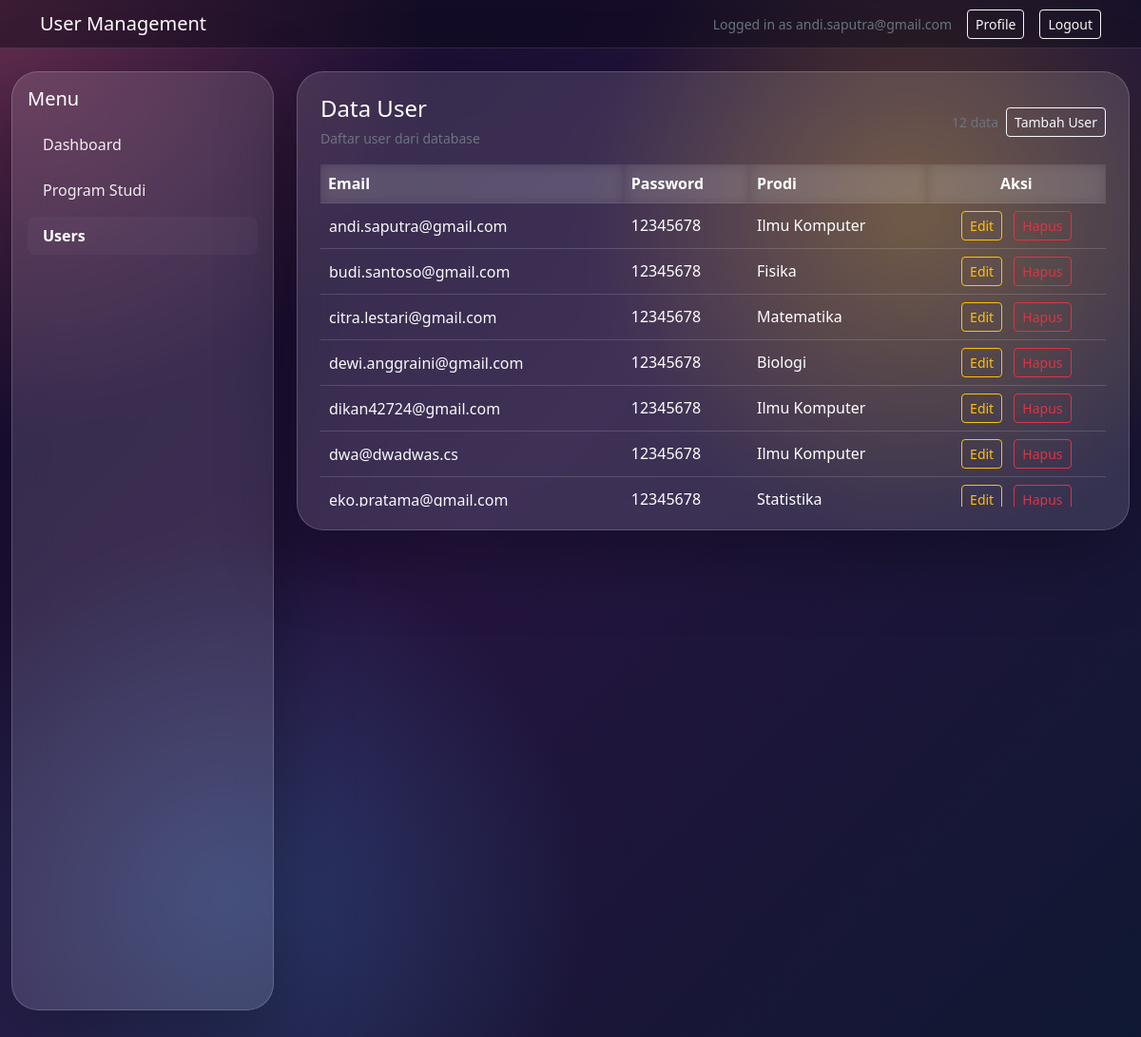
/user.php (signed in), run on the app's committed database.
### tables this page shows
CREATE TABLE `user_tbl` (
  `user_id` int(11) NOT NULL,
  `email` varchar(255) NOT NULL,
  `password` varchar(255) NOT NULL,
  `prodi_id` int(11) NOT NULL
);

CREATE TABLE `prodi_tbl` (
  `prodi_id` int(11) NOT NULL,
  `nama_prodi` varchar(255) NOT NULL
);

### user.php (the view, shortened to what this page needs)
<?php
$dbHost = 'localhost';
$dbUser = 'root';
$dbPassword = '';
$dbName = 'pemweb_db';
$email = $_SESSION['email'] ?? 'User';
$error = '';
$conn = new mysqli($dbHost, $dbUser, $dbPassword, $dbName);
$users = [];
if ($error === '') {
	$userResult = $conn->query('SELECT u.user_id, u.email, u.password, u.prodi_id, p.nama_prodi FROM user_tbl u LEFT JOIN prodi_tbl p ON p.prodi_id = u.prodi_id ORDER BY u.email ASC');
	if ($userResult) {
		while ($row = $userResult->fetch_assoc()) {
			$users[] = $row;
		}
	}
}
?>
<!doctype html>
<html lang="en">
<head>
	<link rel="stylesheet" href="css/bootstrap.min.css">
</head>
<body>
	<nav class="navbar navbar-expand-lg navbar-dark" style="background: rgba(10, 10, 20, 0.45); backdrop-filter: blur(16px); border-bottom: 1px solid rgba(255, 255, 255, 0.12);">
		<div class="container">
			<span class="navbar-brand mb-0 h1">User Management</span>
			<div class="ms-auto d-flex align-items-center gap-3">
				<span class="text-secondary small">Logged in as <?php echo htmlspecialchars($email, ENT_QUOTES, 'UTF-8'); ?></span>
				<a href="profile.php" class="btn btn-outline-light btn-sm">Profile</a>
				<a href="dashboard.php?logout=1" class="btn btn-outline-light btn-sm">Logout</a>
			</div>
		</div>
	</nav>
	<main class="container-fluid py-4">
		<div class="row g-4">
			<aside class="col-12 col-md-3 mb-4">
				<div class="p-3 hero-glass sidebar">
					<h5 class="mb-3">Menu</h5>
					<ul class="nav flex-column">
						<li class="nav-item mb-2"><a class="nav-link" href="dashboard.php">Dashboard</a></li>
						<li class="nav-item mb-2"><a class="nav-link" href="program_studi.php">Program Studi</a></li>
						<li class="nav-item mb-2"><a class="nav-link active" href="user.php">Users</a></li>
					</ul>
				</div>
			</aside>
			<section class="col-12 col-md-9">
				<div class="row g-4">
					<div class="col-12">
						<div class="card hero-glass p-4 h-100">
					<div class="d-flex justify-content-between align-items-center mb-3">
						<div>
							<h4 class="mb-1">Data User</h4>
							<small class="text-secondary">Daftar user dari database</small>
						</div>
						<div class="d-flex align-items-center gap-2">
							<div class="text-secondary small"><?php echo count($users); ?> data</div>
							<button type="button" class="btn btn-outline-light btn-sm" data-bs-toggle="modal" data-bs-target="#userModal">Tambah User</button>
						</div>
					</div>
						<div class="table-responsive">
						<table class="table table-glass align-middle mb-0">
							<thead>
								<tr>
									<th>Email</th>
									<th>Password</th>
									<th>Prodi</th>
									<th class="text-center">Aksi</th>
								</tr>
							</thead>
							<tbody>
								<?php if (count($users) > 0): ?>
									<?php foreach ($users as $user): ?>
										<tr>
											<td>
												<button type="button" class="btn btn-link text-light text-decoration-none p-0" style="cursor: pointer;" data-bs-toggle="modal" data-bs-target="#editUserModal<?php echo htmlspecialchars($user['user_id'], ENT_QUOTES, 'UTF-8'); ?>">
													<?php echo htmlspecialchars($user['email'] ?? '', ENT_QUOTES, 'UTF-8'); ?>
												</button>
											</td>
											<td><?php echo htmlspecialchars($user['password'] ?? '', ENT_QUOTES, 'UTF-8'); ?></td>
											<td><?php echo htmlspecialchars($user['nama_prodi'] ?? '-', ENT_QUOTES, 'UTF-8'); ?></td>
											<td class="text-center">
												<button type="button" class="btn btn-sm btn-outline-warning me-2" data-bs-toggle="modal" data-bs-target="#editUserModal<?php echo htmlspecialchars($user['user_id'], ENT_QUOTES, 'UTF-8'); ?>">Edit</button>
												<a href="user.php?delete=<?php echo htmlspecialchars($user['user_id'], ENT_QUOTES, 'UTF-8'); ?>" class="btn btn-sm btn-outline-danger" onclick="return confirm('Apakah Anda yakin ingin menghapus user ini?');">Hapus</a>
											</td>
										</tr>
									<?php endforeach; ?>
								<?php else: ?>
									<tr>
										<td colspan="4" class="text-center text-secondary py-4">Belum ada data user.</td>
									</tr>
								<?php endif; ?>
							</tbody>
						</table>
					</div>
						</div>
					</div>
				</div>
			</section>
		</div>
	</main>
</body>
</html>

### user.php (style rules this page uses)
body { min-height: 100vh; background: radial-gradient(circle at top left, rgba(255, 111, 145, 0.35), transparent 28%), radial-gradient(circle at 80% 20%, rgba(255, 196, 0, 0.28), transparent 26%), radial-gradient(circle at 20% 85%, rgba(76, 175, 255, 0.24), transparent 28%), linear-gradient(135deg, #140b2d 0%, #25143f 45%, #0f1832 100%); color: #fff; }
.hero-glass { backdrop-filter: blur(20px); background: rgba(255, 255, 255, 0.12); border: 1px solid rgba(255, 255, 255, 0.18); color: #fff; border-radius: 1.75rem; box-shadow: 0 24px 80px rgba(0, 0, 0, 0.35); }
.table-glass { --bs-table-bg: transparent; --bs-table-color: #fff; --bs-table-border-color: rgba(255, 255, 255, 0.15); }
.table-responsive { max-height: 360px; overflow-y: auto; }
.table-responsive table { margin-bottom: 0; }
.table-responsive thead th { position: sticky; top: 0; z-index: 2; background: rgba(255, 255, 255, 0.06); backdrop-filter: blur(6px); color: #fff; }
.sidebar { min-height: calc(100vh - 96px); position: sticky; top: 72px; }
.sidebar .nav-link { color: rgba(255,255,255,0.9); }
.sidebar .nav-link.active { font-weight: 700; color: #fff; background: rgba(255,255,255,0.03); border-radius: 0.5rem; }

### data on the page
user_tbl: email "andi.saputra@gmail.com", password "12345678", prodi.nama_prodi "Ilmu Komputer"
user_tbl: email "budi.santoso@gmail.com", password "12345678", prodi.nama_prodi "Fisika"
user_tbl: email "citra.lestari@gmail.com", password "12345678", prodi.nama_prodi "Matematika"
user_tbl: email "dewi.anggraini@gmail.com", password "12345678", prodi.nama_prodi "Biologi"
user_tbl: email "dikan42724@gmail.com", password "12345678", prodi.nama_prodi "Ilmu Komputer"
user_tbl: email "dwa@dwadwas.cs", password "12345678", prodi.nama_prodi "Ilmu Komputer"
user_tbl: email "eko.pratama@gmail.com", password "12345678", prodi.nama_prodi "Statistika"

### other printed values
$email "andi.saputra@gmail.com"
count($users) "12"
